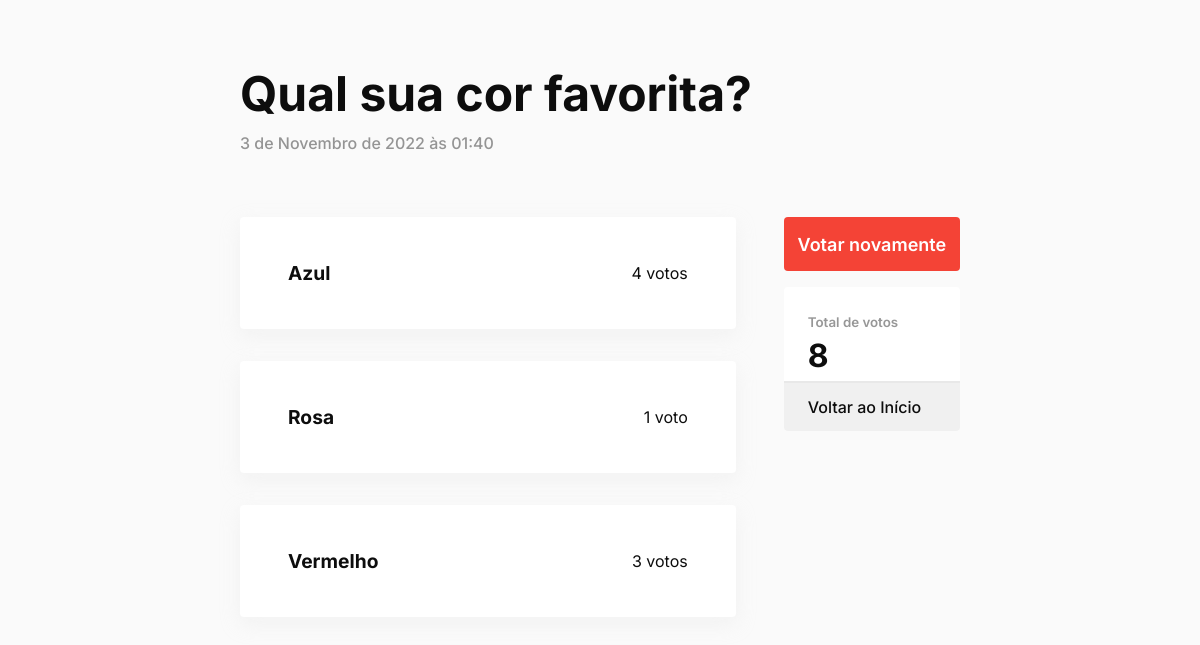
Screenshot of /polls/3/results/ with the database file from the repository.
### polls/models.py (models this page shows, shortened)
class Question(models.Model):
    question_text = models.CharField(max_length=200)
    pub_date = models.DateTimeField('date published')
    all_votes = models.IntegerField(default=0)

class Choice(models.Model):
    question = models.ForeignKey(Question, on_delete=models.CASCADE)
    choice_text = models.CharField(max_length=200)
    votes = models.IntegerField(default=0)

### polls/views.py (the view)
# urls.py: path('<int:pk>/results/', views.ResultsView.as_view(), name='results'),
class ResultsView(generic.DetailView):
    model = Question
    template_name = 'polls/results.html'

### polls/templates/polls/results.html (shortened to what this page needs)
<!DOCTYPE html>
<html>
<head>
    {% load static %}
    <link rel="stylesheet" href="{% static 'polls/style_results.css' %}">
</head>
<body>
    <main class="main">
        <form action="{% url 'polls:vote' question.id %}" method="post">
            <header>
                <h1 class="title">{{ question.question_text }}</h1>
                <p class="subtitle">{{ question.pub_date }}</p>
            </header>
            <div class="div">
                <main>
                    {% for choice in question.choice_set.all %}
                    <div class="choice" onclick="choice({{ forloop.counter }})">
                        <label for="choice{{ forloop.counter }}">{{ choice.choice_text }}</label>
                        <p>{{ choice.votes }} voto{{ choice.votes|pluralize }}</p>
                    </div>
                    {% endfor %}
                </main>
                <aside>
                    <a href="{% url 'polls:detail' question.id %}" class="submitbutton">Votar novamente</a>
                    <div class="votes">
                        <div class="div_votes">
                            <p>Total de votos</p>
                            <h1>{{ question.all_votes }}</h1>
                        </div>
                        <a href="{% url 'polls:index' %}">
                            <div class="div_back">
                               <p>Voltar ao Início</p>
                            </div>
                        </a>
                    </div>
                </aside>
            </div>
        </form>
    </main>
</body>
</html>

### polls/static/polls/style_results.css (style rules this page uses)
body { margin: 0; padding: 0; width: 100%; position: absolute; display: flex; justify-content: center; padding-top: 4em; font-family: 'Inter', sans-serif; background: #FAFAFA; color: #0d0d0d; }
.main { width: 60%; }
.main header { display: flex; gap: 10px; flex-direction: column; margin-bottom: 4em; }
.main header .title { font-size: -webkit-xxx-large; font-weight: 700; margin: 0; }
.main header .subtitle { font-weight: 500; color: #0d0d0d6e; margin: 0; }
.main .div { display: flex; flex-direction: row; justify-content: space-between; gap: 3em; }
.main .div main { display: flex; flex-direction: column; gap: 2em; width: 100%; }
.main .div main .choice { height: 7em; border-radius: 4px; background: white; box-shadow: #dedede47 0px 7px 20px 0px; padding: 0em 3em; display: flex; align-items: center; flex-direction: row; justify-content: space-between; }
.main .div main .choice label { font-size: larger; font-weight: 700; }
.main .div aside { width: 16em; display: flex; flex-direction: column; gap: 1em; }
.main .div aside .submitbutton { width: 100%; height: 3em; background: #f44336; color: white; font-family: inter, sans-serif; font-weight: 600; font-size: large; border: none; border-radius: 4px; cursor: pointer; display: flex; align-items: center; justify-content: center; }
.main .div aside .votes { width: 100%; background: #ffffff; border-radius: 4px; }
.main .div aside .votes .div_votes { border-bottom: solid 2px #e8e8e8; padding: 0px 1.5em; display: flex; flex-direction: column; justify-content: flex-end; }
.main .div aside .votes .div_votes p { margin: 0; padding-top: 2em; font-weight: 600; font-size: smaller; color: #0d0d0d6e; }
.main .div aside .votes .div_votes h1 { margin: 6px 0px; font-size: xx-large; }
.main .div aside .votes .div_back { height: 3em; font-weight: 500; border: none; border-radius: 0 0 4px 4px; cursor: pointer; display: flex; justify-content: flex-start; align-items: center; padding: 0px 1.5em; background: #f0f0f0; }
a { text-decoration: none; color: #0d0d0d; }

### rows the page displays
Question: question_text "Qual sua cor favorita?", pub_date "3 de Novembro de 2022 às 01:40", all_votes "8"
Choice: choice_text "Azul", votes "4"
Choice: choice_text "Rosa", votes "1"
Choice: choice_text "Vermelho", votes "3"
